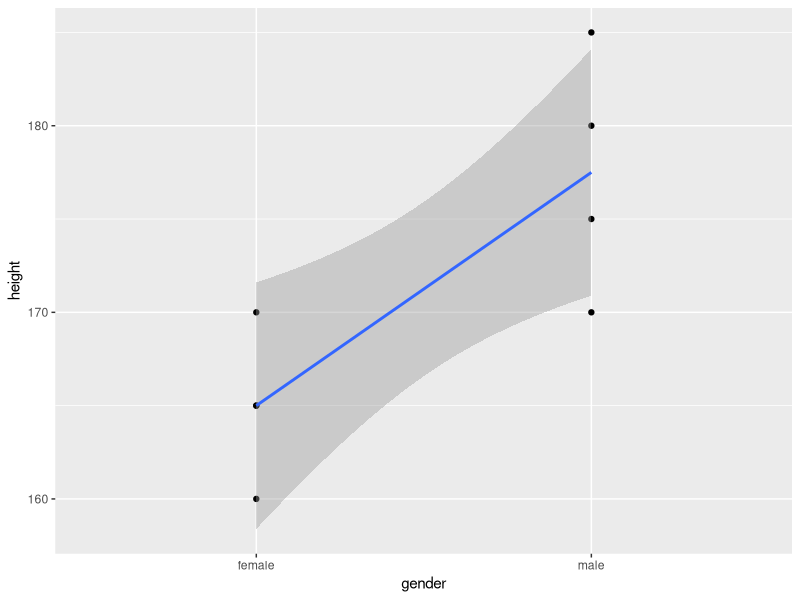
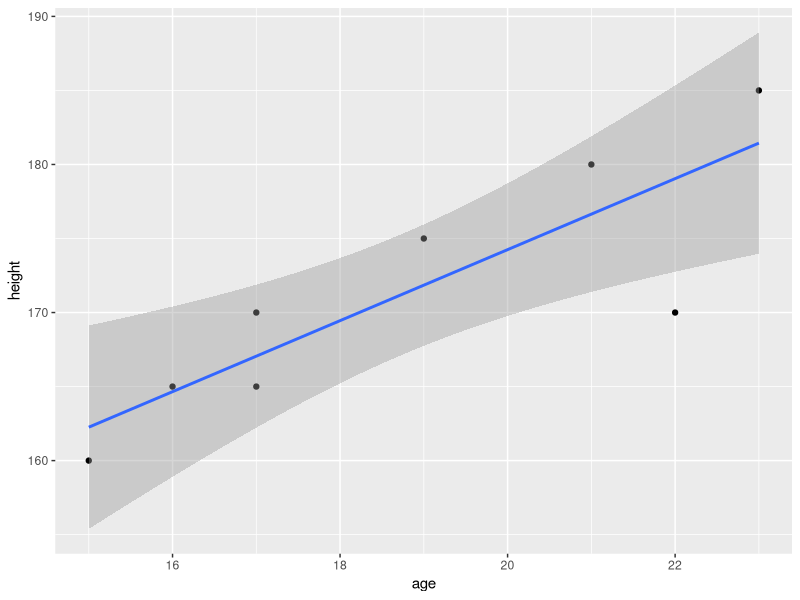
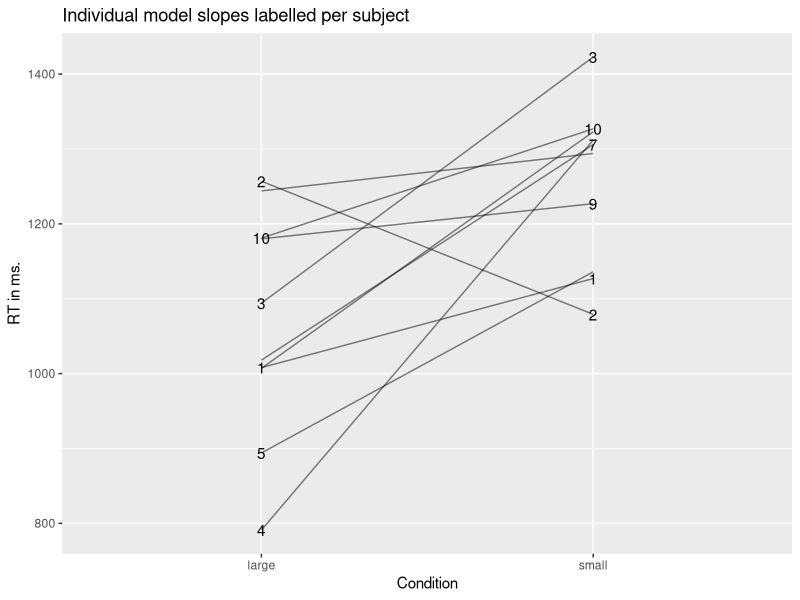
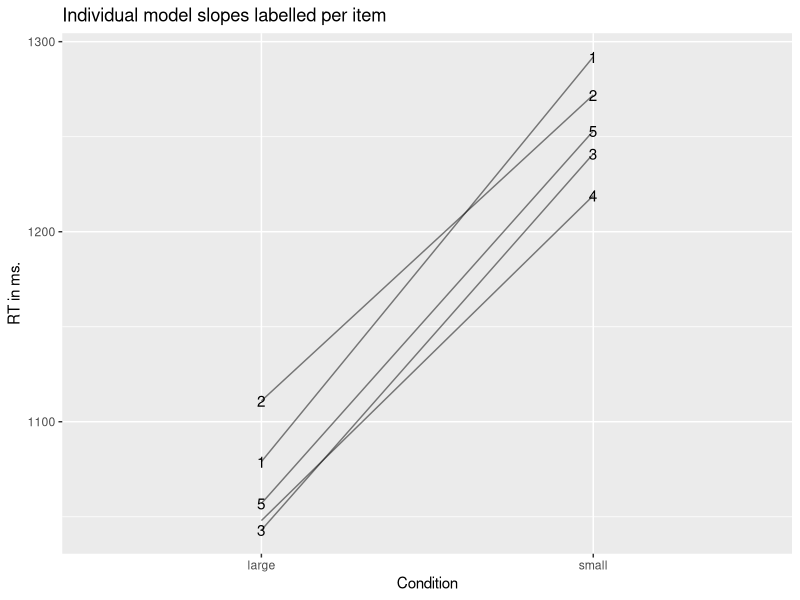
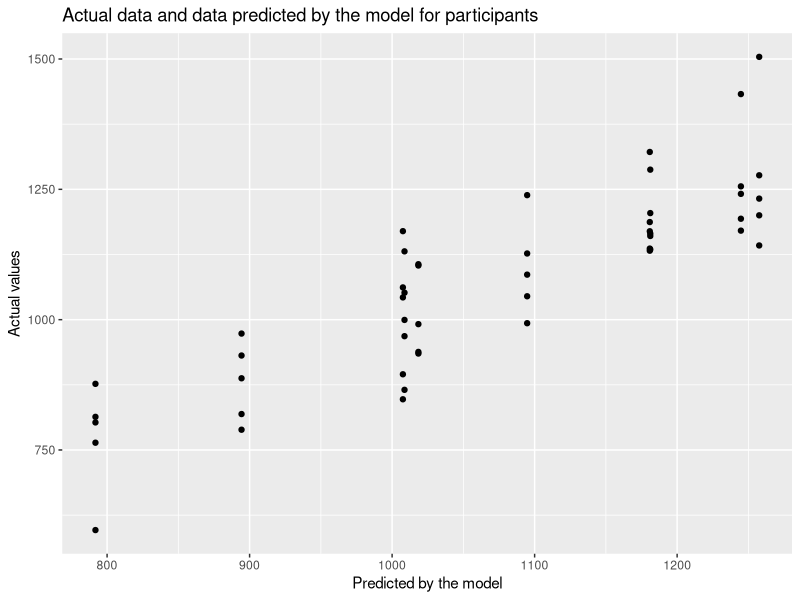
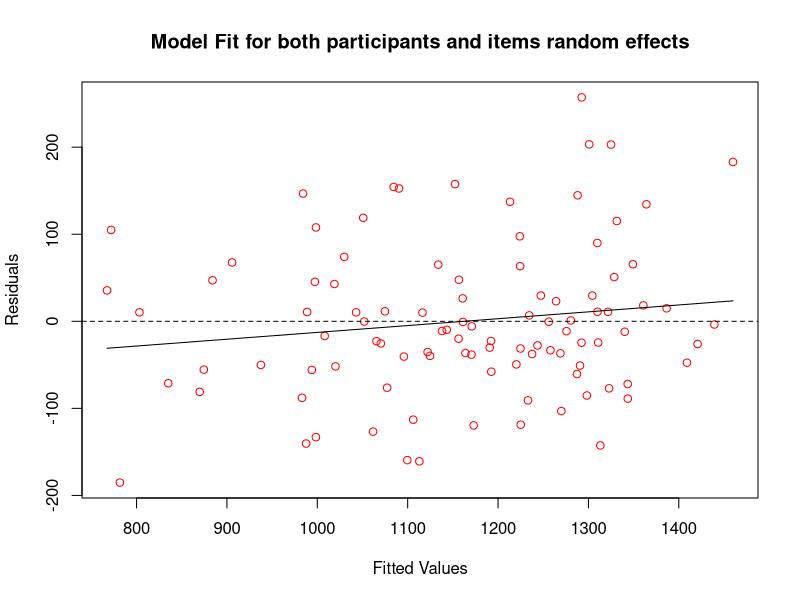
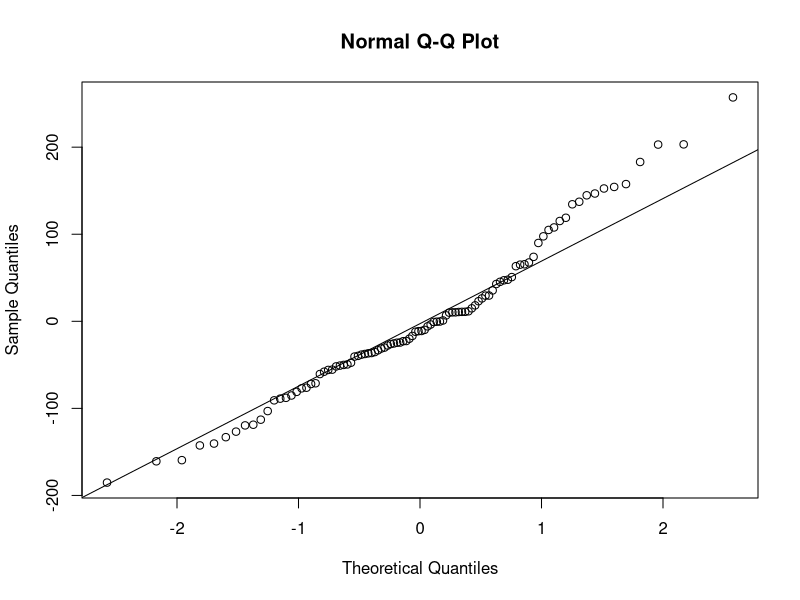
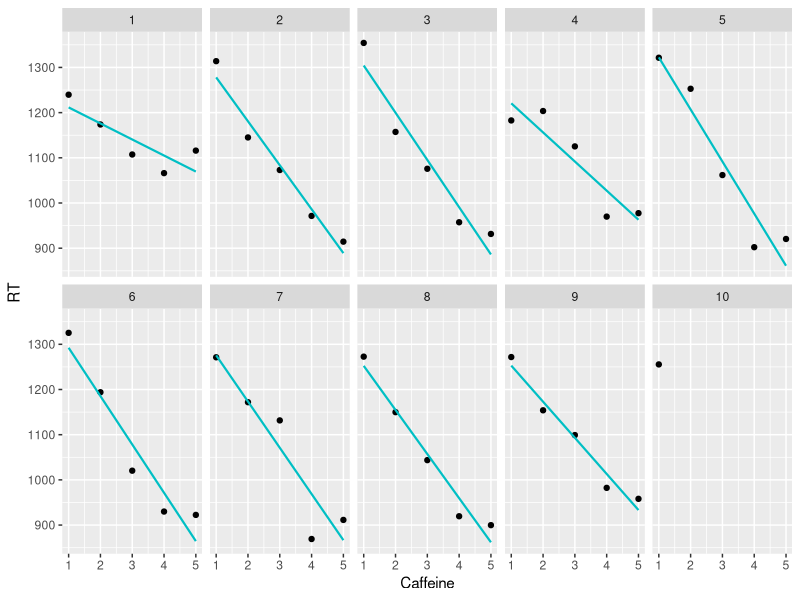

The R script that drew these images, in order: (Note: this script raises an error after producing the figures.)
library(lme4) # needed for linear mixed models
library(lmerTest) # gives us p-values for parameters in linear mixed models 
library(emmeans) # allows us to run pairwise comparisons/contrsasts
library(tidyverse) # load the tidyverse packages
library(ordinal) # needed for CLMM - cumulative link mixed models for ordinal data

# Linear model
genderheightdata <- read_csv("data_files/genderheightdata.csv")

genderheightdata$gender <- as.factor(genderheightdata$gender)

ourmodel <- lm(height ~ gender, data = genderheightdata)
summary(ourmodel)

ggplot(genderheightdata, aes(x = gender, y = height, group = 1)) + 
  geom_point() +
  geom_smooth(method = "lm")

ageheightdata <- read_csv("data_files/ageheightdata.csv")

ourmodel <- lm(height ~ age, data = ageheightdata)
summary(ourmodel)

ggplot(ageheightdata, aes(x = age, y = height)) + 
  geom_point() +
  geom_smooth(method = "lm")

# Start of random slopes and intercepts simulation ####
subject <- rep(1:10, each = 10)
condition <- rep(c("large", "small"), 50)
item <- rep(rep(1:5), 20)

my_data <- arrange(as.tibble(cbind(subject, condition, item)), -desc(condition))
my_data <- arrange(my_data, desc(item))

set.seed(1234)
rt <- c(rnorm(10, 800, 100), rnorm(10, 1000, 100),
        rnorm(10, 800, 100), rnorm(10, 1000, 100),
        rnorm(10, 800, 100), rnorm(10, 1000, 100),
        rnorm(10, 800, 100), rnorm(10, 1000, 100),
        rnorm(10, 800, 100), rnorm(10, 1000, 100))

fulldata <- arrange(cbind(my_data, rt), -desc(subject))

set.seed(1)
baseline <- c(rep(runif(1, 0, 500), 5),
              rep(runif(1, 0, 500), 5),
              rep(runif(1, 0, 500), 5),
              rep(runif(1, 0, 500), 5),
              rep(runif(1, 0, 500), 5),
              rep(runif(1, 0, 500), 5),
              rep(runif(1, 0, 500), 5),
              rep(runif(1, 0, 500), 5),
              rep(runif(1, 0, 500), 5),
              rep(runif(1, 0, 500), 5),
              rep(runif(1, 0, 500), 5),
              rep(runif(1, 0, 500), 5),
              rep(runif(1, 0, 500), 5),
              rep(runif(1, 0, 500), 5),
              rep(runif(1, 0, 500), 5),
              rep(runif(1, 0, 500), 5),
              rep(runif(1, 0, 500), 5),
              rep(runif(1, 0, 500), 5),
              rep(runif(1, 0, 500), 5),
              rep(runif(1, 0, 500), 5))

fulldata <- fulldata %>% arrange(subject, desc(condition))

fulldata$rt <- fulldata$rt + baseline 

mixed_model <- lmer(rt ~ condition + (1 | subject) + (1 | item), data = fulldata)
summary(mixed_model)

mixed_model_null <- lmer(rt ~ (1 | subject) + (1 | item), data = fulldata)
summary(mixed_model_null)

anova(mixed_model, mixed_model_null)

coef(mixed_model)

mixed_model <- lmer(rt ~ condition + (1 + condition | subject) + (1 + condition | item), data = fulldata)
summary(mixed_model)

mixed_model_null <- lmer(rt ~ (1 + condition | subject) + (1 + condition | item), data = fulldata)
summary(mixed_model_null)

anova(mixed_model, mixed_model_null)

coef(mixed_model)

# Plot intercepts and slopes ####
# First by subjects ####
intercepts <- coef(mixed_model)$subject[1]
slopes <- coef(mixed_model)$subject[2]

large <- unlist(intercepts, recursive = TRUE, use.names = F)
small <- unlist(intercepts, recursive = TRUE, use.names = F) + 
  unlist(slopes, recursive = TRUE, use.names = F)
rt <- c(large, small)
condition <- c(rep("large", 10), rep("small", 10))

subject <- c(1, 10, 2, 3, 4, 5, 6, 7, 8, 9, 1, 10, 2, 3, 4, 5, 6, 7, 8, 9)

my_data <- arrange(as.tibble(cbind(subject, condition, rt)), -desc(subject))

my_data$rt <- as.integer(my_data$rt)
my_data$condition <- as.factor(my_data$condition)
my_data$subject <- as.factor(my_data$subject)

my_data %>% group_by(condition) %>% summarise(mean(as.integer(rt)))

ggplot(my_data, aes (x = condition, y = rt, group = subject, label = subject)) + 
  geom_line(alpha = .5) +
  geom_text(check_overlap = T) +
  labs(title = "Individual model slopes labelled per subject",
       x = "Condition", 
       y = "RT in ms.")

# Now by items ####
intercepts <- coef(mixed_model)$item[1]
slopes <- coef(mixed_model)$item[2]

large <- unlist(intercepts, recursive = TRUE, use.names = F)
small <- unlist(intercepts, recursive = TRUE, use.names = F) + 
  unlist(slopes, recursive = TRUE, use.names = F)
rt <- c(large, small)
condition <- c(rep("large", 5), rep("small", 5))

item <- c(1:5, 1:5)

my_data <- arrange(as.tibble(cbind(item, condition, rt)), -desc(item))

my_data$rt <- as.integer(my_data$rt)
my_data$condition <- as.factor(my_data$condition)
my_data$item <- as.factor(my_data$item)

my_data %>% group_by(condition) %>% summarise(mean(as.integer(rt)))

ggplot(my_data, aes (x = condition, y = rt, group = item, label = item)) + 
  geom_line(alpha = .5) +
  geom_text(check_overlap = T) +
  labs(title = "Individual model slopes labelled per item",
       x = "Condition", 
       y = "RT in ms.")

# Comparing model subject intercept and slopes to the actual data
intercepts <- coef(mixed_model)$subject[1]
slopes <- coef(mixed_model)$subject[2]
model_estimates <- as.tibble(cbind(intercepts, slopes))
model_estimates$subject <- c(1, 10, 2, 3, 4, 5, 6, 7, 8, 9)
colnames(model_estimates) <- c("estimated_large", "estimated_small", "subject")

model_estimates <- transmute(model_estimates, subject = as.character(subject), 
                             estimated_large, estimated_small = estimated_large + 
                               estimated_small)

# reshaping the actual data 
agg_data <- spread(fulldata, key = "condition", value = "rt")

# bring together the model estimates with the actual data
together <- full_join(model_estimates, agg_data, by = "subject")

# plot the actual data against the data predicted by the model
together %>% 
  ggplot(aes(x = estimated_large, y = large)) + 
  geom_point() +
  #geom_smooth(method = "lm") +
  labs(x = "Predicted by the model", y = "Actual values", 
       title = "Actual data and data predicted by the model for participants")

# Checking fit of residuals against fitted values
plot(fitted(mixed_model), residuals(mixed_model), 
     xlab = "Fitted Values", ylab = "Residuals", 
     main = "Model Fit for both participants and items random effects",
     col = "red")
abline(h = 0, lty = 2)
lines(smooth.spline(fitted(mixed_model), residuals(mixed_model)))

# Checking out the residuals
qqnorm(residuals(mixed_model))
qqline(residuals(mixed_model))

# Illustration of partial pooling ####
# Inspired bt Tristan Mahr’s worked example: 
# https://www.tjmahr.com/plotting-partial-pooling-in-mixed-effects-models/

subject <- rep(1:10, each = 5)
caffeine <- rep(rep(1:5), 10)

data <- arrange(as.tibble(cbind(subject, caffeine)), caffeine)

set.seed(1234)
rt <- c(rnorm(10, 1300, 50),
        rnorm(10, 1200, 55),
        rnorm(10, 1100, 55),
        rnorm(10, 1000, 60),
        rnorm(10, 1000, 80))

data_all <- arrange(cbind(data, rt), subject)

data_all[subject == 10 & caffeine != 1,]$rt <- NA

ggplot(data_all, aes (x = caffeine, y = rt)) + 
  geom_point() +
  geom_smooth(data = data_all, method = "lm", se = FALSE, colour = "#00BFC4", size = .75, linetype = 1) +
  facet_wrap(subject, nrow = 2) +
  labs(x = "Caffeine", y = "RT") + 
  theme(legend.position = "top")

no_pooling <- as.tibble(lmList(rt ~ caffeine | subject, data_all) %>% 
                          coef() %>% 
                          # Subject IDs are stored as row-names. Make them an explicit column
                          rownames_to_column("subject") %>% 
                          rename(Intercept = `(Intercept)`, Slope = caffeine) %>% 
                          add_column(Model = "No pooling"))

no_pooling$subject <- as.integer(no_pooling$subject)

model_pooled <- lm(rt ~ caffeine, data_all) 

# Repeat the intercept and slope terms for each participant
pooled <- data_frame(
  Model = "Complete pooling",
  subject = as.integer(unique(data_all$subject)),
  Intercept = coef(model_pooled)[1], 
  Slope = coef(model_pooled)[2])

# Join the raw data so we can use plot the points and the lines.
models <- bind_rows(pooled, no_pooling) %>% 
  left_join(data_all, by = "subject")

models$subject <- as.factor(models$subject)

p_model_comparison <- ggplot(models) + 
  aes(x = caffeine, y = rt) + 
  geom_abline(aes(intercept = Intercept, slope = Slope, color = Model),
              size = .75) + 
  geom_point() +
  facet_wrap(~ subject, nrow = 2) +
  labs(x = "Caffeine", y = "RT") + 
  theme(legend.position = "top")

p_model_comparison

m <- lmer(rt ~ 1 + caffeine + (1 + caffeine | subject), data_all)

partial_pooling <- coef(m)[["subject"]] %>% 
  as_tibble() %>% 
  rownames_to_column("subject") %>% 
  rename(Intercept = `(Intercept)`, Slope = caffeine) %>% 
  add_column(Model = "Partial pooling")

partial_pooling$subject <- as.integer(partial_pooling$subject)

df_models <- bind_rows(pooled, no_pooling, partial_pooling) %>% 
  left_join(data_all, by = "subject")

# Replace the data-set of the last plot
p_model_comparison %+% df_models

# Linear mixed model (LMM) for 1-factor (repeated measures) with three levels ####
DV <- read_csv("data_files/DV_1factor.csv")

DV$Condition <- as.factor(DV$Condition)
DV$Condition <- relevel(DV$Condition, ref = 3)

ggplot(DV, aes(x = Condition, y = Gaze, colour = Condition)) + 
  geom_boxplot() + 
  guides(colour = FALSE)

ggplot(DV, aes(x = Condition, y = Gaze, colour = Condition)) + 
  geom_violin() + 
  geom_jitter(width = .1, alpha = .5) + 
  stat_summary(fun.data = "mean_cl_boot", colour = "black") + 
  guides(colour = FALSE)

model.null <- lmer(Gaze ~ (1 + Condition | Subject) + (1 + Condition|Item), 
                   data = DV, REML = TRUE)

model.full <- lmer(Gaze ~ Condition + (1 + Condition | Subject) + (1 + Condition | Item), 
                   data = DV, REML = TRUE)

anova(model.null, model.full)
summary(model.full)

# GLMM for binomial data - 1-factor with(repeated measures) with 3 levels 
RO <- read_csv("RO.csv", col_types = cols(Condition = col_factor(levels = c("Neutral", 
                                                                            "Positive", "Negative"))))

data_agg <- RO %>% 
  group_by(Condition) %>% 
  summarise(mean=mean(DV), sd=sd(DV))

ggplot(data_agg, aes(x = Condition, y = mean, fill = Condition)) + 
  geom_col() +
  guides(fill = FALSE)

model.full <- glmer(DV ~ Condition + (1 + Condition | Subject) +
                      (1 + Condition | Item), data = RO, family = binomial)

model.interceptonly <- glmer(DV ~ Condition + (1 | Subject) + (1 | Item), 
                             data = RO, family = binomial)

model.null <- glmer(DV ~ (1 | Subject) + (1 | Item), data = RO, family = binomial)

anova(model.interceptonly, model.null)

# LMM for 2x2 repeated measures factorial design ####
DV <- read_csv("data_files/DV.csv")

DV$Sentence <- as.factor(DV$Sentence)
DV$Context <- as.factor(DV$Context)

# Set up contrast coding
contrasts(DV$Sentence) <- matrix(c(.5, -.5))
contrasts(DV$Context) <- matrix(c(.5, -.5))

# Visualise
ggplot(DV, aes(x = Context:Sentence, y = RT, colour = Context:Sentence)) + 
  geom_violin() + 
  geom_jitter(width = .1, alpha = .1) + 
  stat_summary(fun.data = "mean_cl_boot", colour="black") + 
  guides(colour = FALSE)

data_agg <- DV %>% 
  group_by(Context, Sentence) %>% 
  summarise_at("RT", funs(mean, sd), na.rm=TRUE)

data_agg$SE <- data_agg$sd/sqrt(60)

# Not used
# ggplot(data_agg, aes(x=Context:Sentence, y=mean, fill=Context:Sentence)) + geom_col() + 
#  geom_errorbar(aes(ymin=mean-SE, ymax=mean+SE, width=.5)) + guides(fill=FALSE)

ggplot(data_agg, aes(x = Context, y = mean, group = Sentence, colour = Sentence)) + 
  geom_line() + 
  geom_point() + 
  ylim(1200,1800) + 
  labs(title = "Plot of RT by Condition with SE bars", y = "Mean RT (ms.)") +
  geom_errorbar(aes(ymin = mean - SE, ymax = mean + SE, width = .1)) + 

model.full <- lmer(RT ~ Context * Sentence + (1 + Context * Sentence | Subject) + 
                    (1 + Context * Sentence | Item), data = DV, REML = TRUE)

model.null <- lmer(RT ~ (1 + Context * Sentence | Subject) + 
                     (1 + Context * Sentence | Item), data = DV, REML = TRUE)

anova(model.full, model.null)
summary(model.full)

emmeans(model.full, pairwise ~ Context * Sentence, adjust="none")

# CLMM for ordinal data ####
Main <- read_csv("data_files/Main.csv")

Main$Subject <- as.factor(Main$Subject)
Main$Image <- as.factor(Main$Image)
Main$SportType <- as.factor(Main$SportType)
Main$VideoCondition <- as.factor(Main$VideoCondition)

# VideoCondition 2=congruent, 3=Incongruent, 4=neutral
Main$VideoCondition <- recode(Main$VideoCondition, 
                               "2"="Congruent", "3"="Incongruent", "4"="Neutral")

Main %>%
  ggplot(aes(x = VideoCondition, y = ratings, colour = VideoCondition)) +
  geom_violin() +
  geom_jitter(width = .1, alpha = .2) +
  stat_summary(fun.data = "mean_cl_boot", colour = "black") +
  guides(colour = FALSE) +
  labs( x = "Condition", y = "Rating", title = "Rating Scores by Condition")

# Set up model - first need to set our DV as an ordered factor
Main$ratings <- as.ordered(Main$ratings)
model.clm.null <- clmm(ratings ~ 1 + (1 + VideoCondition|Subject) + 
                         (1 + VideoCondition|SportType) + 
                         (1 + VideoCondition|Image), data = Main)

model.clm4 <- clmm(ratings ~ VideoCondition + (1 + VideoCondition|Subject) + 
                     (1 + VideoCondition|SportType) + 
                     (1 + VideoCondition|Image), data = Main)

anova(model.clm.null, model.clm4)

emmeans(model.clm4, pairwise ~ VideoCondition, adjust = "none")

# Build and examine normality of residuals with data untransformed
model.full <- lmer(RT ~ Context * Sentence + (1 + Context + Sentence | Subject) + 
                     (1 + Context + Sentence | Item), data = DV, REML = TRUE)

# checking residuals at the model level
qqnorm(residuals(model.full))
qqline(residuals(model.full))
summary(model.full)

# checking residuals at the random effects level
r_int <- lme4::ranef(model.full)$Subject$`(Intercept)`
qqnorm(r_int)
qqline(r_int)

r_slope <- lme4::ranef(model.full)$Subject$Context1
qqnorm(r_slope)
qqline(r_slope)

r_slope <- lme4::ranef(model.full)$Subject$Sentence1
qqnorm(r_slope)
qqline(r_slope)

# Build and examine normality of residuals with data log transformed 
model.full <- lmer(log(RT) ~ Context * Sentence + (1 + Context * Sentence | Subject) + 
                     (1 + Context * Sentence | Item), data = DV, REML = TRUE)

qqnorm(residuals(model.full))
qqline(residuals(model.full))
summary(model.full)

# Build and examine normality of residuals with GLMM under the Gamma distribution - 
# simplified random effects structure needed to converge
model.full <- glmer(RT ~ Context * Sentence + (1 + Context | Subject) + 
                      (1 + Context | Item), data = DV, family = Gamma)

qqnorm(residuals(model.full))
summary(model.full)
